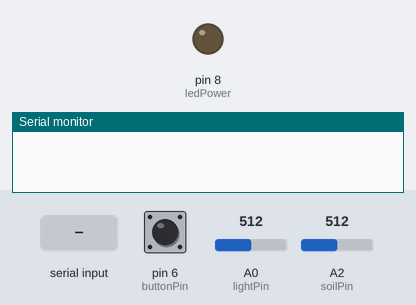
Bench run of a sketch on a simulated Arduino Uno, built with avr-gcc and run on an emulated ATmega328P. On the bench: output pins drawn as LEDs (lit = HIGH), the last lines printed to the serial monitor. The test bench sets the inputs (shaded band); at power-on: pin 6 (buttonPin) LOW, A0 (lightPin) = 512, A2 (soilPin) = 512. Pins used as bus, display or sensor lines are not drawn.

Above: at 1.2 s.
1.3 s: "2" received over Serial
At 10.5 s:
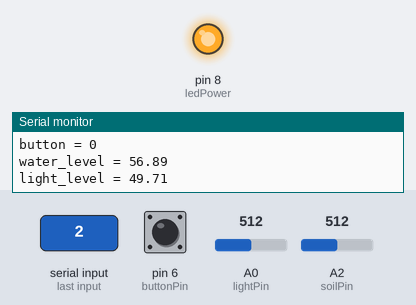
Timing chart, 0 to 12.5 s (numbered marks = the images above; inputs shaded):
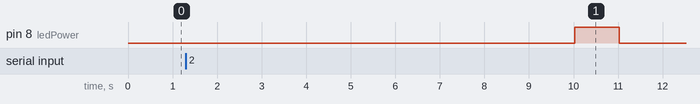

Measured:
- after the input at 1.3 s, pin 8 (ledPower): LOW → HIGH after 8.7 s, → LOW 1.0 s later

The sketch:

watering_system.ino
```cpp
/*  IOT Individual Practical Assignment
 *   Etienne Bovet 103168804
*/
const int buttonPin = 6;
int buttonState;

int lastButtonState = LOW;

unsigned long lastDebounceTime = 0;  // the last time the output pin was toggled
unsigned long debounceDelay = 50;    // the debounce time; increase if the output flickers

float soilVal = 0; //value for storing moisture value
float lightVal = 0;
const int lightPin = A0;
const int soilPin = A2;
const int soilPower = 2;//Soil Moisture Sensor Power
const int pumpPower = 4;
const int ledPower = 8;

bool shouldPump = false;
bool buttonPressed = false;
bool shouldFlash = false;

void setup()
{
  Serial.begin(9600);   // open serial

  pinMode(buttonPin, INPUT);
  //  Set Digital power pins as output and initialized as off
  pinMode(soilPower, OUTPUT);
  pinMode(pumpPower, OUTPUT);
  pinMode(ledPower, OUTPUT);
  digitalWrite(soilPower, LOW);
  digitalWrite(pumpPower, LOW);
}

void loop()
{

  //Check if there is serial input data available
   while (Serial.available()>0)
   {
      //Read serial input
      int value = Serial.read();
      if (value == '1')
      {
        shouldPump = true;
      }
      if (value == '2')
      {
        shouldFlash = true;
      }
   }
  int reading = digitalRead(buttonPin);
  if (reading != lastButtonState)
  {
    // reset the debouncing timer
    lastDebounceTime = millis();
  }
  if ((millis() - lastDebounceTime) > debounceDelay)
  {
    // whatever the reading is at, it's been there for longer
    // than the debounce delay, so take it as the actual current state:

    // if the button state has changed:
    buttonState = reading;
    if (buttonState == HIGH)
    {
      buttonPressed = true;
      shouldPump = true;
      digitalWrite(pumpPower, LOW);
    }
  }

  lastButtonState = reading;

  soilVal = (readSoil())/900*100; //Value in percent of max
  lightVal = (readLight())/1030*100; //Value in percent of max


  //Rate of sensor readings
  delay(5000);

  serialPrint();
  activatePump();
  flashLED();

  buttonPressed = false;
  shouldPump = false;
  shouldFlash = false;

}

float readSoil()
{

    digitalWrite(soilPower, HIGH);
    delay(10);//wait 10 milliseconds
    soilVal = analogRead(soilPin);
    digitalWrite(soilPower, LOW);
    return soilVal;
}

float readLight()
{
    lightVal = analogRead(lightPin);//Read the SIG value form sensor
    return lightVal;
}

void serialPrint()
{
  if(shouldPump)
  {
     Serial.println("watered = 1");
  }
  else
  {
     Serial.println("watered = 0");
  }
  if(buttonPressed)
  {
     Serial.println("button = 1");
  }
  else
  {
     Serial.println("button = 0");
  }
  Serial.print("water_level = ");
  Serial.println(soilVal);
  Serial.print("light_level = ");
  Serial.println(lightVal);
}

void flashLED()
{
  if(shouldFlash)
  {
    digitalWrite(ledPower, HIGH);
    delay(1000);
    digitalWrite(ledPower, LOW);
  }
}

void activatePump()
{
  if(shouldPump)
  {
    digitalWrite(pumpPower, HIGH);
    delay(2000);
    digitalWrite(pumpPower, LOW);
  }
}
```
